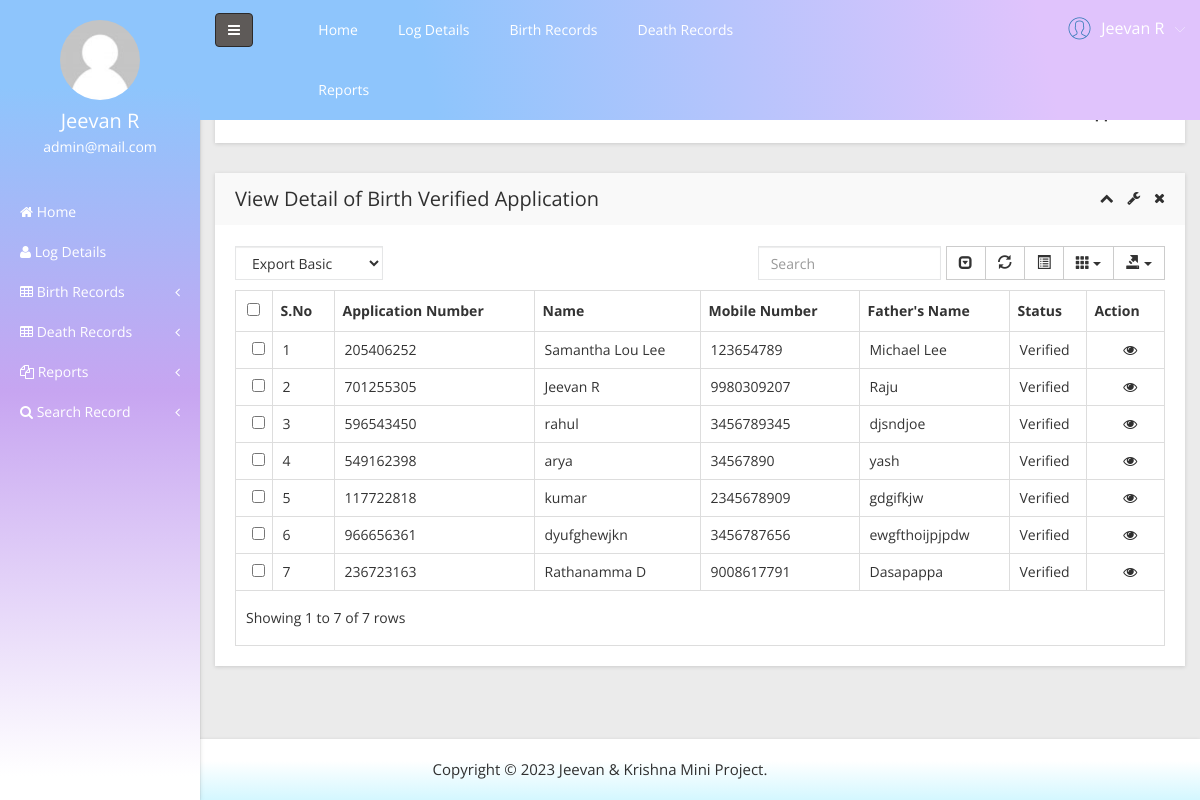
The app's page /admin/verified-birth-application.php (signed in) with its own data.
### tables this page shows
CREATE TABLE `tblapplication` (
  `ID` int(10) NOT NULL,
  `UserID` int(5) NOT NULL,
  `ApplicationID` varchar(200) DEFAULT NULL,
  `DateofBirth` varchar(200) DEFAULT NULL,
  `Gender` varchar(50) DEFAULT NULL,
  `FullName` varchar(200) DEFAULT NULL,
  `PlaceofBirth` varchar(200) DEFAULT NULL,
  `NameofFather` varchar(200) DEFAULT NULL,
  `PermanentAdd` mediumtext DEFAULT NULL,
  `PostalAdd` mediumtext DEFAULT NULL,
  `MobileNumber` bigint(10) DEFAULT NULL,
  `Email` varchar(200) DEFAULT NULL,
  `Dateofapply` timestamp NULL DEFAULT current_timestamp(),
  `Remark` varchar(200) DEFAULT NULL,
  `Status` varchar(50) DEFAULT NULL,
  `UpdationDate` timestamp NULL DEFAULT NULL ON UPDATE current_timestamp()
);

### admin/verified-birth-application.php (the view, shortened to what this page needs)
<?php
include('includes/dbconnection.php');
if (strlen($_SESSION['OBCMSaid']==0)) {
  header('location:logout.php');
  } else{
  ?>
<!doctype html>
<html class="no-js" lang="en">
<head>
    <link rel="stylesheet" href="css/bootstrap.min.css">
    <link rel="stylesheet" href="css/font-awesome.min.css">
    <link rel="stylesheet" href="css/adminpro-custon-icon.css">
    <link rel="stylesheet" href="css/meanmenu.min.css">
    <link rel="stylesheet" href="css/jquery.mCustomScrollbar.min.css">
    <link rel="stylesheet" href="css/animate.css">
    <link rel="stylesheet" href="css/data-table/bootstrap-table.css">
    <link rel="stylesheet" href="css/data-table/bootstrap-editable.css">
    <link rel="stylesheet" href="css/normalize.css">
    <link rel="stylesheet" href="css/c3.min.css">
    <link rel="stylesheet" href="style.css">
    <link rel="stylesheet" href="css/responsive.css">
</head>
<body class="materialdesign">
    <div class="wrapper-pro">
      <?php include_once('includes/sidebar.php');?>
        <?php include_once('includes/header.php');?>
            <div class="breadcome-area mg-b-30 small-dn">
                <div class="container-fluid">
                    <div class="row">
                        <div class="col-lg-12">
                            <div class="breadcome-list shadow-reset">
                                <div class="row">
                                    <div class="col-lg-12">
                                        <ul class="breadcome-menu">
                                            <li><a href="dashboard.php">Home</a> <span class="bread-slash">/</span>
                                            </li>
                                            <li><span class="bread-blod">Verified Birth Application</span>
                                            </li>
                                        </ul>
                                    </div>
                                </div>
                            </div>
                        </div>
                    </div>
                </div>
            </div>
            <div class="data-table-area mg-b-15">
                <div class="container-fluid">
                    <div class="row">
                        <div class="col-lg-12">
                            <div class="sparkline13-list shadow-reset">
                                <div class="sparkline13-hd">
                                    <div class="main-sparkline13-hd">
                                        <h1>View <span class="table-project-n">Detail of Birth</span> Verified Application</h1>
                                        <div class="sparkline13-outline-icon">
                                            <span class="sparkline13-collapse-link"><i class="fa fa-chevron-up"></i></span>
                                            <span><i class="fa fa-wrench"></i></span>
                                            <span class="sparkline13-collapse-close"><i class="fa fa-times"></i></span>
                                        </div>
                                    </div>
                                </div>
                                <div class="sparkline13-graph">
                                    <div class="datatable-dashv1-list custom-datatable-overright">
                                        <div id="toolbar">
                                            <select class="form-control">
                                                <option value="">Export Basic</option>
                                            </select>
                                        </div>
                                        <table id="table" data-toggle="table" data-pagination="true" data-search="true" data-show-columns="true" data-show-pagination-switch="true" data-show-refresh="true" data-key-events="true" data-show-toggle="true" data-resizable="true" data-cookie="true" data-cookie-id-table="saveId" data-show-export="true" data-click-to-select="true" data-toolbar="#toolbar">
                                            <thead>
                                                <tr>
                                                    <th>S.No</th>
                                                    <th>Application Number</th>
                                                    <th>Name</th>
                                                    <th >Mobile Number</th>
                                                    <th>Father's Name</th>
                                                    <th>Status</th>
                                                    <th data-field="action">Action</th>
                                                </tr>
                                            </thead>
                                            <tbody>
                                              <?php
$sql="SELECT * from tblapplication where Status='Verified'";
$query = $dbh -> prepare($sql);
$query->execute();
$results=$query->fetchAll(PDO::FETCH_OBJ);
$cnt=1;
if($query->rowCount() > 0)
{
foreach($results as $row)
{               ?>
                                                <tr>
                                                    <td><?php echo htmlentities($cnt);?></td>
                                                    <td><?php  echo htmlentities($row->ApplicationID);?></td>
                                                    <td><?php  echo htmlentities($row->FullName);?></td>
                                                   <td><?php  echo htmlentities($row->MobileNumber);?></td>
                                                    <td><?php  echo htmlentities($row->NameofFather);?></td>
                                                  <?php if($row->Status==""){ ?>
                     <td><?php echo "Still Pending"; ?></td>
<?php } else { ?>                  <td><?php  echo htmlentities($row->Status);?>
                  </td>
                  <?php } ?>
                                                    <td class="datatable-ct"><a href="view-application-detail.php?viewid=<?php echo htmlentities ($row->ID);?>"><i class="fa fa-eye" aria-hidden="true"></i></a>
                                                    </td>
                                                </tr>
                                             <?php $cnt=$cnt+1;}} ?>
                                            </tbody>
                                        </table>
                                    </div>
                                </div>
                            </div>
                        </div>
                    </div>
                </div>
            </div>
        </div>
    </div>
  <?php include_once('includes/footer.php');?>
</body>
</html><?php }  ?>

### admin/includes/sidebar.php (shortened to what this page needs)
     <?php
include('includes/dbconnection.php');
if (strlen($_SESSION['OBCMSaid']==0)) {
  header('location:logout.php');
  } else{
  ?>
  <div class="left-sidebar-pro">
            <nav id="sidebar">
                <div class="sidebar-header">
                    <a href="#"><img src="img/message/avatar.jpg" alt="" />
                    </a>
                    <?php
$aid=$_SESSION['OBCMSaid'];
$sql="SELECT AdminName,Email from  tbladmin where ID=:aid";
$query = $dbh -> prepare($sql);
$query->bindParam(':aid',$aid,PDO::PARAM_STR);
$query->execute();
$results=$query->fetchAll(PDO::FETCH_OBJ);
$cnt=1;
if($query->rowCount() > 0)
{
foreach($results as $row)
{               ?>
                    <h3> <?php  echo $row->AdminName;?></h3>
                    <p> <?php  echo $row->Email;?></p>
                  <?php $cnt=$cnt+1;}} ?>
                </div>
                <div class="left-custom-menu-adp-wrap">
                    <ul class="nav navbar-nav left-sidebar-menu-pro">
                        <li class="nav-item">
                            <a href="dashboard.php" role="button" aria-expanded="false"><i class="fa big-icon fa-home"></i> <span class="mini-dn">Home</span> </a>
                        </li>
                        <li class="nav-item">
                            <a href="logs.php" role="button" aria-expanded="false"><i class="fa big-icon fa-user"></i> <span class="mini-dn">Log Details</span> </a>
                        </li>
                        <li class="nav-item"><a href="#" data-toggle="dropdown" role="button" aria-expanded="false" class="nav-link dropdown-toggle"><i class="fa big-icon fa-table"></i> <span class="mini-dn">Birth Records</span> <span class="indicator-right-menu mini-dn"><i class="fa indicator-mn fa-angle-left"></i></span></a>
                        </li>
                        <li class="nav-item"><a href="#" data-toggle="dropdown" role="button" aria-expanded="false" class="nav-link dropdown-toggle"><i class="fa big-icon fa-table"></i> <span class="mini-dn">Death Records</span> <span class="indicator-right-menu mini-dn"><i class="fa indicator-mn fa-angle-left"></i></span></a>
                        </li>
                        <li class="nav-item"><a href="#" data-toggle="dropdown" role="button" aria-expanded="false" class="nav-link dropdown-toggle"><i class="fa big-icon fa-files-o"></i> <span class="mini-dn">Reports</span> <span class="indicator-right-menu mini-dn"><i class="fa indicator-mn fa-angle-left"></i></span></a>
                        </li>
                        <li class="nav-item"><a href="#" data-toggle="dropdown" role="button" aria-expanded="false" class="nav-link dropdown-toggle"><i class="fa fa-search"></i> <span class="mini-dn">Search Record</span> <span class="indicator-right-menu mini-dn"><i class="fa indicator-mn fa-angle-left"></i></span></a>
                        </li>
                    </ul>
                </div>
            </nav>
        </div>
        <?php }  ?>

### admin/includes/header.php (shortened to what this page needs)
      <?php
include('includes/dbconnection.php');
if (strlen($_SESSION['OBCMSaid']==0)) {
  header('location:logout.php');
  } else{
  ?>
 <div class="content-inner-all">
            <div class="header-top-area">
                <div class="fixed-header-top">
                    <div class="container-fluid">
                        <div class="row">
                            <div class="col-lg-1 col-md-6 col-sm-6 col-xs-12">
                                <button type="button" id="sidebarCollapse" class="btn bar-button-pro header-drl-controller-btn btn-info navbar-btn">
                                    <i class="fa fa-bars"></i>
                                </button>
                            </div>
                            <div class="col-lg-6 col-md-1 col-sm-1 col-xs-12">
                                <div class="header-top-menu tabl-d-n">
                                    <ul class="nav navbar-nav mai-top-nav">
                                        <li class="nav-item"><a href="dashboard.php" class="nav-link">Home</a>
                                        </li>
                                        <li class="nav-item">
                                            <a href="logs.php" role="button" aria-expanded="false"><span class="mini-dn">Log Details</span> </a>
                                        </li>
                                        <li class="nav-item"><a href="#" data-toggle="dropdown" role="button" aria-expanded="false" class="nav-link dropdown-toggle"> <span class="mini-dn">Birth Records</span> <span class="indicator-right-menu mini-dn"></span></a>
                                        </li>
                                        <li class="nav-item"><a href="#" data-toggle="dropdown" role="button" aria-expanded="false" class="nav-link dropdown-toggle"> <span class="mini-dn">Death Records</span> <span class="indicator-right-menu mini-dn"></span></a>
                                        </li>
                                        <li class="nav-item"><a href="#" data-toggle="dropdown" role="button" aria-expanded="false" class="nav-link dropdown-toggle"> <span class="mini-dn">Reports</span> <span class="indicator-right-menu mini-dn"></span></a>
                                        </li>
                                    </ul>
                                </div>
                            </div>
                            <div class="col-lg-5 col-md-5 col-sm-6 col-xs-12">
                                <div class="header-right-info">
                                    <ul class="nav navbar-nav mai-top-nav header-right-menu">
                                        <li class="nav-item">
                                            <a href="#" data-toggle="dropdown" role="button" aria-expanded="false" class="nav-link dropdown-toggle">
                                                <?php
$aid=$_SESSION['OBCMSaid'];
$sql="SELECT AdminName,Email from  tbladmin where ID=:aid";
$query = $dbh -> prepare($sql);
$query->bindParam(':aid',$aid,PDO::PARAM_STR);
$query->execute();
$results=$query->fetchAll(PDO::FETCH_OBJ);
$cnt=1;
if($query->rowCount() > 0)
{
foreach($results as $row)
{               ?>
                                                <span class="adminpro-icon adminpro-user-rounded header-riht-inf"></span>
                                                <span class="admin-name"><?php  echo $row->AdminName;?></span>
                                                <span class="author-project-icon adminpro-icon adminpro-down-arrow"></span><?php $cnt=$cnt+1;}} ?>
                                            </a>
                                        </li>
                                    </ul>
                                </div>
                            </div>
                        </div>
                    </div>
                </div>
            </div><?php }  ?>

### records on screen
tblapplication: ApplicationID "205406252", FullName "Samantha Lou Lee", MobileNumber "123654789", NameofFather "Michael Lee", Status "Verified"
tblapplication: ApplicationID "701255305", FullName "Jeevan R", MobileNumber "9980309207", NameofFather "Raju", Status "Verified"
tblapplication: ApplicationID "596543450", FullName "rahul", MobileNumber "3456789345", NameofFather "djsndjoe", Status "Verified"
tblapplication: ApplicationID "549162398", FullName "arya", MobileNumber "34567890", NameofFather "yash", Status "Verified"
tblapplication: ApplicationID "117722818", FullName "kumar", MobileNumber "2345678909", NameofFather "gdgifkjw", Status "Verified"
tblapplication: ApplicationID "966656361", FullName "dyufghewjkn", MobileNumber "3456787656", NameofFather "ewgfthoijpjpdw", Status "Verified"
tblapplication: ApplicationID "236723163", FullName "Rathanamma D", MobileNumber "9008617791", NameofFather "Dasapappa", Status "Verified"

### other values on screen
$row->AdminName "Jeevan R"
$row->Email "admin@mail.com"
